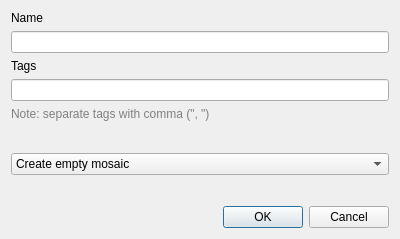
<?xml version="1.0" encoding="UTF-8"?>
<ui version="4.0">
 <class>ProjectDialog</class>
 <widget class="QDialog" name="ProjectDialog">
  <property name="geometry">
   <rect>
    <x>0</x>
    <y>0</y>
    <width>400</width>
    <height>239</height>
   </rect>
  </property>
  <property name="windowTitle">
   <string>Project</string>
  </property>
  <layout class="QVBoxLayout" name="verticalLayout_2">
   <item>
    <widget class="QLabel" name="label">
     <property name="text">
      <string>Name</string>
     </property>
    </widget>
   </item>
   <item>
    <widget class="QLineEdit" name="mosaicName">
     <property name="maxLength">
      <number>128</number>
     </property>
    </widget>
   </item>
   <item>
    <widget class="QLabel" name="label_2">
     <property name="text">
      <string>Tags</string>
     </property>
    </widget>
   </item>
   <item>
    <widget class="QLineEdit" name="mosaicTags">
     <property name="maxLength">
      <number>1024</number>
     </property>
    </widget>
   </item>
   <item>
    <widget class="QLabel" name="label_3">
     <property name="styleSheet">
      <string notr="true">color: rgb(128, 128, 128);</string>
     </property>
     <property name="text">
      <string>Note: separate tags with comma (&quot;, &quot;) </string>
     </property>
    </widget>
   </item>
   <item>
    <spacer name="verticalSpacer">
     <property name="orientation">
      <enum>Qt::Vertical</enum>
     </property>
     <property name="sizeType">
      <enum>QSizePolicy::MinimumExpanding</enum>
     </property>
     <property name="sizeHint" stdset="0">
      <size>
       <width>20</width>
       <height>5</height>
      </size>
     </property>
    </spacer>
   </item>
   <item>
    <widget class="QComboBox" name="createMosaicCombo">
     <item>
      <property name="text">
       <string>Create empty mosaic</string>
      </property>
     </item>
     <item>
      <property name="text">
       <string>Upload from files</string>
      </property>
     </item>
     <item>
      <property name="text">
       <string>Choose raster layers</string>
      </property>
     </item>
    </widget>
   </item>
   <item>
    <spacer name="verticalSpacer_2">
     <property name="orientation">
      <enum>Qt::Vertical</enum>
     </property>
     <property name="sizeType">
      <enum>QSizePolicy::MinimumExpanding</enum>
     </property>
     <property name="sizeHint" stdset="0">
      <size>
       <width>20</width>
       <height>10</height>
      </size>
     </property>
    </spacer>
   </item>
   <item>
    <widget class="QDialogButtonBox" name="buttonBox">
     <property name="orientation">
      <enum>Qt::Horizontal</enum>
     </property>
     <property name="standardButtons">
      <set>QDialogButtonBox::Cancel|QDialogButtonBox::Ok</set>
     </property>
    </widget>
   </item>
  </layout>
 </widget>
 <resources/>
 <connections>
  <connection>
   <sender>buttonBox</sender>
   <signal>accepted()</signal>
   <receiver>ProjectDialog</receiver>
   <slot>accept()</slot>
   <hints>
    <hint type="sourcelabel">
     <x>248</x>
     <y>254</y>
    </hint>
    <hint type="destinationlabel">
     <x>157</x>
     <y>274</y>
    </hint>
   </hints>
  </connection>
  <connection>
   <sender>buttonBox</sender>
   <signal>rejected()</signal>
   <receiver>ProjectDialog</receiver>
   <slot>reject()</slot>
   <hints>
    <hint type="sourcelabel">
     <x>316</x>
     <y>260</y>
    </hint>
    <hint type="destinationlabel">
     <x>286</x>
     <y>274</y>
    </hint>
   </hints>
  </connection>
 </connections>
</ui>
